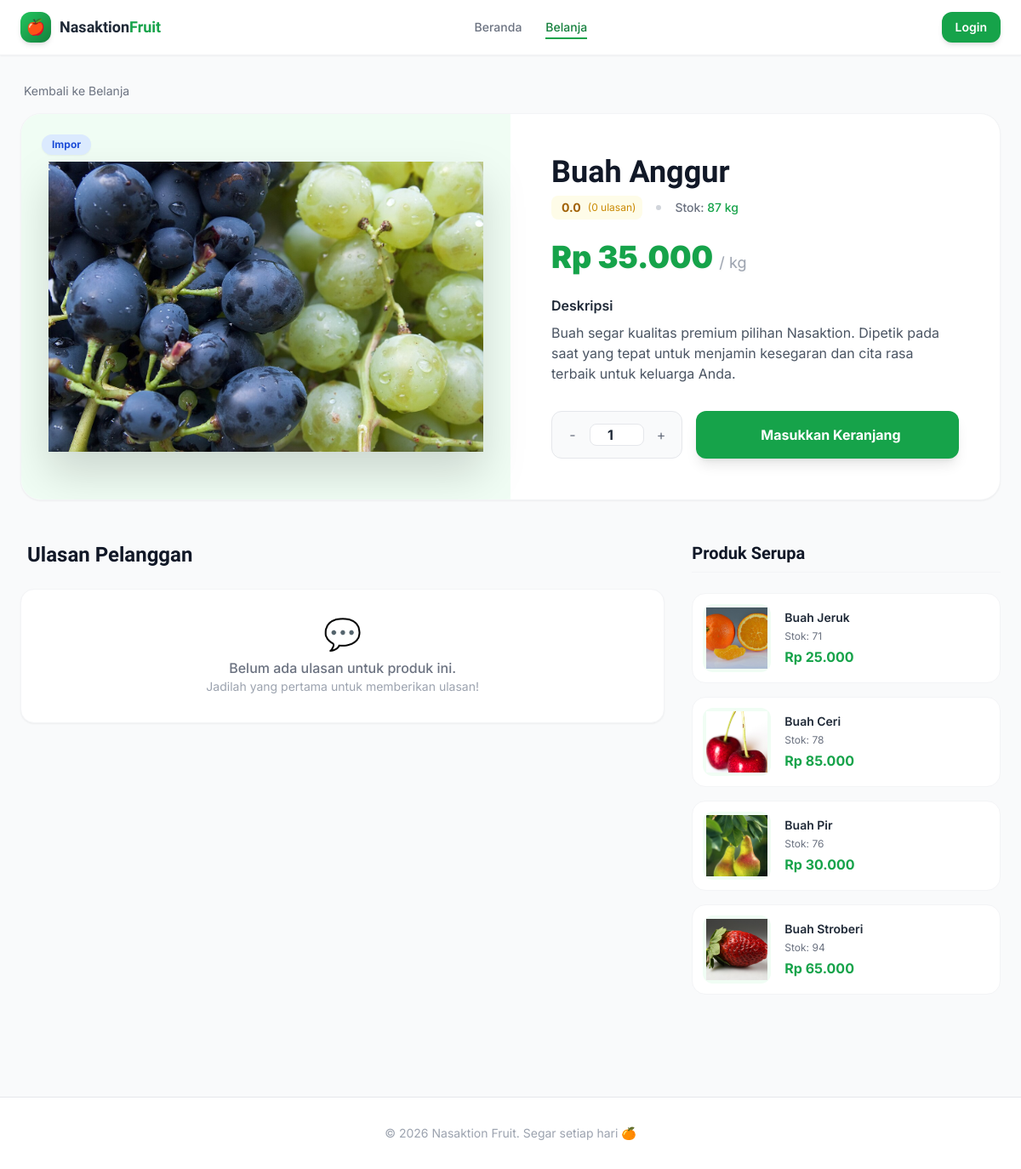
/customer/shop/product/2, run on the app's committed database.
### tables this page shows
CREATE TABLE `products` (
  `id` int UNSIGNED NOT NULL,
  `category_id` int UNSIGNED NOT NULL,
  `nama_buah` varchar(100) NOT NULL,
  `jenis` enum('Impor','Ekspor','Lokal') NOT NULL DEFAULT 'Lokal',
  `foto` varchar(255) DEFAULT NULL,
  `deskripsi` text,
  `harga_beli` decimal(15,2) NOT NULL DEFAULT '0.00',
  `harga_jual` decimal(15,2) NOT NULL DEFAULT '0.00',
  `stok` int NOT NULL DEFAULT '0',
  `satuan` varchar(20) NOT NULL DEFAULT 'kg',
  `is_active` tinyint(1) NOT NULL DEFAULT '1',
  `created_at` timestamp NULL DEFAULT CURRENT_TIMESTAMP,
  `updated_at` timestamp NULL DEFAULT CURRENT_TIMESTAMP ON UPDATE CURRENT_TIMESTAMP
);

### application/controllers/customer/Shop.php (called while the page is built, shortened)
<?php
class Shop extends CI_Controller {
    public function __construct() {
        $this->load->model('Product_model');
        $this->load->model('Category_model');
        $this->load->model('Feedback_model');
    }
    public function product($id) {
        $data['product'] = $this->Product_model->get_by_id($id);
        $data['title'] = $data['product']->nama_buah;
        $data['related'] = $this->Product_model->get_related($data['product']->category_id, $id, 4);
        $data['reviews'] = $this->Feedback_model->get_by_product($id);
        $data['avg_rating'] = $this->Feedback_model->get_product_avg_rating($id);
        $this->load->view('customer/shop/product', $data);
    }
}

### index.php (called while the page is built, shortened)
<?php
require_once BASEPATH.'core/CodeIgniter.php';

### application/models/Product_model.php (called while the page is built, shortened)
<?php
class Product_model extends CI_Model {
    public function get_by_id($id) {
        $this->db->select('p.*, c.nama_kategori');
        $this->db->from('products p');
        $this->db->join('categories c', 'c.id = p.category_id', 'left');
        $this->db->where('p.id', $id);
        return $this->db->get()->row();
    }
    public function get_related($category_id, $exclude_id, $limit = 4) {
        $this->db->select('p.*, c.nama_kategori');
        $this->db->from('products p');
        $this->db->join('categories c', 'c.id = p.category_id', 'left');
        $this->db->where('p.category_id', $category_id);
        $this->db->where('p.id !=', $exclude_id);
        $this->db->where('p.is_active', 1);
        $this->db->where('p.stok >', 0);
        $this->db->order_by('RAND()');
        $this->db->limit($limit);
        return $this->db->get()->result();
    }
}

### application/views/customer/shop/product.php (the view, shortened to what this page needs)
<?= $this->load->view('customer/layout/header', ['title'=> $title], TRUE) ?>
<div class="mb-4">
    <a href="<?= site_url('customer/shop') ?>" class="text-sm text-gray-500 hover:text-primary-600 inline-flex items-center gap-1">
        <span class="iconify" data-icon="lucide:arrow-left"></span> Kembali ke Belanja
    </a>
</div>
<div class="bg-white rounded-3xl border border-gray-100 shadow-sm overflow-hidden mb-12">
    <div class="grid grid-cols-1 md:grid-cols-2">
        <div class="bg-primary-50 min-h-[300px] md:min-h-full flex items-center justify-center p-8 relative">
            <?php if($product->foto): ?>
            <img src="<?= base_url('uploads/products/'.$product->foto) ?>" alt="<?= $product->nama_buah ?>" class="max-w-full max-h-[400px] object-contain drop-shadow-2xl hover:scale-105 transition-transform duration-500">
            <?php else: ?>
            <span class="text-9xl drop-shadow-xl">🍎</span>
            <?php endif; ?>
            <div class="absolute top-6 left-6 flex flex-col gap-2">
                <span class="text-xs font-bold px-3 py-1 rounded-full shadow-sm <?= $product->jenis=='Impor' ? 'bg-blue-100 text-blue-700' : ($product->jenis=='Ekspor' ? 'bg-purple-100 text-purple-700' : 'bg-green-100 text-green-700') ?>">
                    <?= $product->jenis ?>
                </span>
            </div>
        </div>
        <div class="p-8 md:p-12 flex flex-col justify-center">
            <h1 class="font-display font-black text-3xl md:text-4xl text-gray-900 mb-2"><?= $product->nama_buah ?></h1>
            <div class="flex items-center gap-4 mb-6">
                <div class="flex items-center gap-1 bg-yellow-50 px-2 py-1 rounded-lg">
                    <span class="text-sm font-bold text-yellow-700"><?= number_format($avg_rating ?? 0, 1) ?></span>
                    <span class="text-xs text-yellow-600 ml-1">(<?= count($reviews) ?> ulasan)</span>
                </div>
                <div class="w-1.5 h-1.5 rounded-full bg-gray-300"></div>
                <p class="text-sm text-gray-500 font-medium">Stok: <span class="<?= $product->stok>0 ? 'text-green-600':'text-red-500' ?>"><?= $product->stok ?> <?= $product->satuan ?? 'kg' ?></span></p>
            </div>
            <p class="text-4xl font-black text-primary-600 mb-6 drop-shadow-sm">Rp <?= number_format($product->harga_jual,0,',','.') ?> <span class="text-lg text-gray-400 font-normal">/ <?= $product->satuan ?? 'kg' ?></span></p>
            <div class="prose prose-sm text-gray-600 mb-8 max-w-none">
                <h4 class="text-gray-800 font-semibold mb-2">Deskripsi</h4>
                <p><?= nl2br($product->deskripsi ?? 'Buah segar kualitas premium pilihan Nasaktion. Dipetik pada saat yang tepat untuk menjamin kesegaran dan cita rasa terbaik untuk keluarga Anda.') ?></p>
            </div>
            <div class="mt-auto">
                <?php if($product->stok > 0): ?>
                <div class="flex items-center gap-4">
                    <div class="flex items-center bg-gray-50 border border-gray-200 rounded-xl p-1 h-14">
                        <button type="button" onclick="updateQty(-1)" class="w-10 h-10 flex items-center justify-center rounded-lg hover:bg-white hover:shadow-sm text-gray-500 transition-all">-</button>
                        <input type="number" id="qtyInput" value="1" min="1" max="<?= $product->stok ?>"
                               onblur="validateQty()" onkeydown="if(event.key === 'Enter') { event.preventDefault(); this.blur(); }"
                               class="w-16 text-center bg-white border border-gray-200 rounded-lg font-bold text-gray-800 focus:border-primary-500 focus:ring-2 focus:ring-primary-200 outline-none appearance-none">
                        <button type="button" onclick="updateQty(1)" class="w-10 h-10 flex items-center justify-center rounded-lg hover:bg-white hover:shadow-sm text-gray-500 transition-all">+</button>
                    </div>
                    <button type="button" onclick="addToCartDetail(<?= $product->id ?>, this)" class="flex-1 h-14 bg-primary-600 hover:bg-primary-700 text-white rounded-xl font-bold flex items-center justify-center gap-2 transition-all shadow-lg hover:shadow-primary-300 active:scale-[0.98]">
                        <span class="iconify text-xl" data-icon="lucide:shopping-cart"></span> Masukkan Keranjang
                    </button>
                </div>
                <?php else: ?>
                <div class="h-14 bg-gray-100 rounded-xl flex items-center justify-center text-gray-500 font-bold border border-gray-200 cursor-not-allowed">
                    Mohon Maaf, Stok Sedang Habis
                </div>
                <?php endif; ?>
            </div>
        </div>
    </div>
</div>
<div class="grid grid-cols-1 lg:grid-cols-3 gap-8 mb-12">
    <div class="lg:col-span-2">
        <h3 class="font-display font-bold text-2xl text-gray-900 mb-6 flex items-center gap-2">
            <span class="iconify text-yellow-500" data-icon="lucide:message-square"></span> Ulasan Pelanggan
        </h3>
        <?php if(!empty($reviews)): ?>
        <div class="space-y-4">
            <?php foreach($reviews as $r): ?>
            <div class="bg-white p-5 rounded-2xl border border-gray-100 shadow-sm">
                <div class="flex items-center justify-between mb-3">
                    <div class="flex items-center gap-3">
                        <div class="w-10 h-10 bg-primary-100 rounded-full flex items-center justify-center text-primary-700 font-bold">
                            <?= substr($r->nama ?? 'A', 0, 1) ?>
                        </div>
                        <div>
                            <p class="text-sm font-semibold text-gray-800"><?= $r->nama ?? 'Anonim' ?></p>
                            <p class="text-xs text-gray-400"><?= date('d M Y', strtotime($r->created_at)) ?></p>
                        </div>
                    </div>
                    <div class="flex gap-0.5">
                        <?php for($i=1; $i<=5; $i++): ?>
                        <span class="text-sm <?= $i <= $r->rating ? 'text-yellow-400' : 'text-gray-200' ?>">★</span>
                        <?php endfor; ?>
                    </div>
                </div>
                <p class="text-sm text-gray-600 leading-relaxed"><?= nl2br($r->isi_ulasan) ?></p>
                <?php if($r->balasan_admin): ?>
                <div class="mt-4 bg-gray-50 rounded-xl p-4 border-l-4 border-primary-500">
                    <p class="text-xs font-bold text-gray-700 mb-1">Balasan Admin:</p>
                    <p class="text-sm text-gray-600"><?= nl2br($r->balasan_admin) ?></p>
                </div>
                <?php endif; ?>
            </div>
            <?php endforeach; ?>
        </div>
        <?php else: ?>
        <div class="bg-white p-8 rounded-2xl border border-gray-100 text-center shadow-sm">
            <span class="text-4xl mb-2 block">💬</span>
            <p class="text-gray-500 font-medium">Belum ada ulasan untuk produk ini.</p>
            <p class="text-sm text-gray-400">Jadilah yang pertama untuk memberikan ulasan!</p>
        </div>
        <?php endif; ?>
    </div>
    <div>
        <h3 class="font-display font-bold text-xl text-gray-900 mb-6 pb-2 border-b border-gray-100">Produk Serupa</h3>
        <?php if(!empty($related)): ?>
        <div class="flex flex-col gap-4">
            <?php foreach($related as $rel): ?>
            <a href="<?= site_url('customer/shop/product/'.$rel->id) ?>" class="flex items-center gap-4 bg-white p-3 rounded-2xl border border-gray-100 hover:border-primary-200 hover:shadow-md transition-all group">
                <div class="w-20 h-20 bg-primary-50 rounded-xl flex items-center justify-center p-1 flex-shrink-0 overflow-hidden">
                    <?php if($rel->foto): ?>
                    <img src="<?= base_url('uploads/products/'.$rel->foto) ?>" class="w-full h-full object-cover group-hover:scale-110 transition-transform">
                    <?php else: ?>
                    <span class="text-3xl">🍎</span>
                    <?php endif; ?>
                </div>
                <div class="flex-1">
                    <h4 class="text-sm font-semibold text-gray-800 line-clamp-2 mb-1 group-hover:text-primary-600 transition-colors"><?= $rel->nama_buah ?></h4>
                    <p class="text-xs text-gray-500 mb-1">Stok: <?= $rel->stok ?></p>
                    <p class="font-bold text-primary-600">Rp <?= number_format($rel->harga_jual,0,',','.') ?></p>
                </div>
            </a>
            <?php endforeach; ?>
        </div>
        <?php else: ?>
        <p class="text-sm text-gray-500 italic bg-gray-50 p-4 rounded-xl text-center">Belum ada produk serupa.</p>
        <?php endif; ?>
    </div>
</div>
<?= $this->load->view('customer/layout/footer', [], TRUE) ?>

### application/views/customer/layout/header.php (style rules this page uses)
body { font-family: 'Inter', sans-serif; }
.font-display { font-family: 'Sora', sans-serif; }
html { overflow-y: scroll; }

### data on the page
products: foto (picture), jenis "Impor", nama_buah "Buah Anggur", stok "87", satuan "kg", harga_jual "35.000", deskripsi "Buah segar kualitas premium pilihan Nasaktion. Dipetik pada saat yang tepat untuk menjamin kesegaran dan cita rasa terbaik untuk keluarga Anda.", stok "1"
products: foto (picture), nama_buah "Buah Jeruk", stok "71", harga_jual "25.000"
products: foto (picture), nama_buah "Buah Ceri", stok "78", harga_jual "85.000"
products: foto (picture), nama_buah "Buah Pir", stok "76", harga_jual "30.000"
products: foto (picture), nama_buah "Buah Stroberi", stok "94", harga_jual "65.000"

### other printed values
$avg_rating "0.0"
count($reviews) "0"
